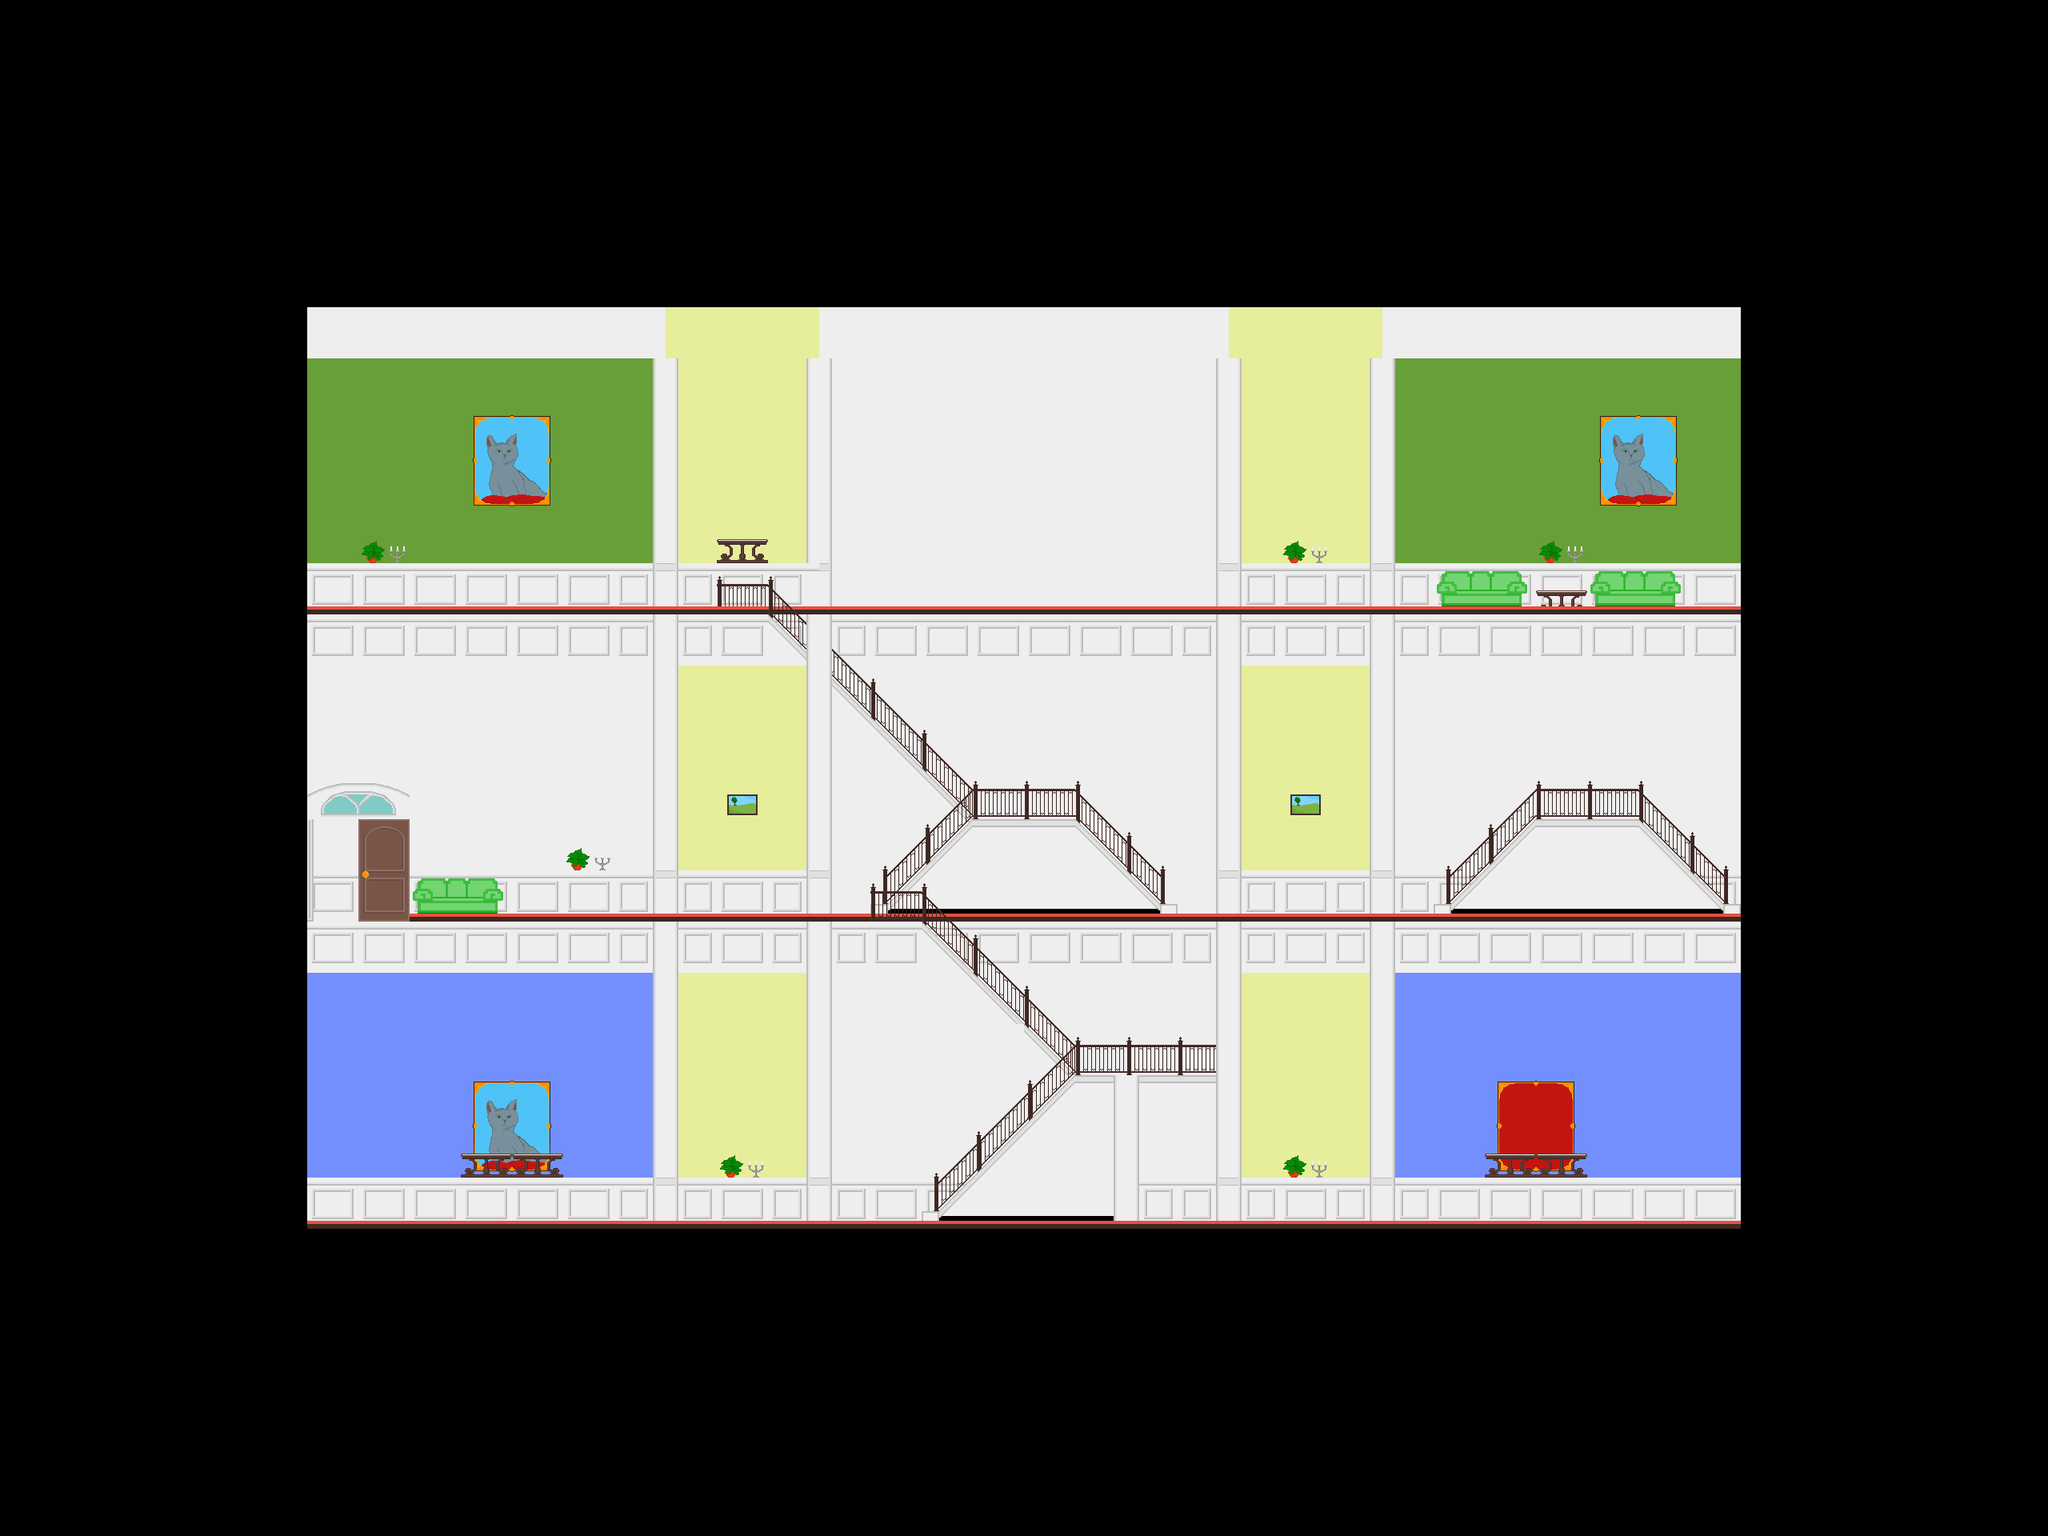

A level layout from a 2D game, rendered from its tile map. Below: a short description, then the map file with tile-grid data replaced by summaries:
An orthogonal 40x30 tile map with 64x64 px tiles, 5 tile layers (bg, Layer 2, Layer 3, Layer 4, ...), 2 tilesets and 21 objects (8x upOnly, 2x lever, left, enemy).

<map version="1.0" orientation="orthogonal" renderorder="right-down" width="40" height="30" tilewidth="64" tileheight="64" nextobjectid="81">
 <tileset firstgid="1" name="testtiles" tilewidth="64" tileheight="64" tilecount="100">
  <image source="../graphics/testtiles.png" width="640" height="640" />
 </tileset>
 <tileset firstgid="101" name="testtiles2" tilewidth="64" tileheight="64" tilecount="100">
  <image source="../graphics/testtiles2.png" width="640" height="640" />
 </tileset>
 <layer name="bg" width="40" height="30">
  <data>[1200 cells, 504 non-empty, 8 distinct tile ids]</data>
 </layer>
 <layer name="Layer 2" width="40" height="30">
  <data>[1200 cells, 1195 non-empty, 33 distinct tile ids]</data>
 </layer>
 <layer name="Layer 3" width="40" height="30">
  <data>[1200 cells, 495 non-empty, 22 distinct tile ids]</data>
 </layer>
 <layer name="Layer 4" width="40" height="30">
  <data>[1200 cells, 55 non-empty, 15 distinct tile ids]</data>
 </layer>
 <layer name="foreground" width="40" height="30">
  <data>[1200 cells, 1105 non-empty, 2 distinct tile ids]</data>
 </layer>
 <objectgroup name="col">
  <object id="50" x="384" y="768">
   <polyline points="0,0 474.597,0 580.062,1.28" />
  </object>
  <object id="51" x="2176" y="768">
   <polyline points="0,0 -928,0" />
  </object>
  <object id="52" x="2176" y="1152">
   <polyline points="0,0 -832,0" />
  </object>
  <object id="55" x="1344" y="1024">
   <polyline points="0,0 -128,0" />
  </object>
  <object id="56" x="384" y="1152">
   <polyline points="0,0 710.769,0 770,0.666667" />
  </object>
  <object id="59" x="2048" y="1024">
   <polyline points="0,0 -128,0" />
  </object>
  <object id="61" x="576" y="1472">
   <polyline points="0,0 128,0" />
  </object>
  <object id="62" x="384" y="1536">
   <polyline points="0,0 1792,0 1792,-1152 0,-1152 0,0" />
  </object>
  <object id="69" x="1345.33" y="1342">
   <polyline points="0,0 174.667,0" />
  </object>
 </objectgroup>
 <objectgroup name="doors">
  <object id="79" name="left" gid="42" x="384" y="1088" width="64" height="64" />
 </objectgroup>
 <objectgroup name="objects">
  <object id="39" type="lever" gid="106" x="461" y="256" width="64" height="64">
   <properties>
    <property name="direction" value="left" />
   </properties>
  </object>
  <object id="63" type="upOnly" x="1139.67" y="1537.67">
   <polyline points="0,0 205.667,-197" />
  </object>
  <object id="64" type="upOnly" x="1086" y="1155.67">
   <polyline points="0,0 128.667,-130.667" />
  </object>
  <object id="66" type="upOnly" x="1344" y="1344">
   <polyline points="0,0 -191,-191 0.333333,-192" />
  </object>
  <object id="70" type="upOnly" x="964.081" y="769.29">
   <polyline points="0,0 284.667,-1.33333" />
  </object>
  <object id="71" type="upOnly" x="1344" y="1025.33">
   <polyline points="0,0 132,130.667" />
  </object>
  <object id="72" type="upOnly" x="2048.67" y="1023.33">
   <polyline points="0,0 128,126" />
  </object>
  <object id="73" type="upOnly" x="1920.67" y="1024.67">
   <polyline points="0,0 -134.667,128" />
  </object>
  <object id="76" type="upOnly" x="963.333" y="768.667">
   <polyline points="0,0 251.867,254.622" />
  </object>
  <object id="78" type="lever" gid="36" x="1920" y="1024" width="64" height="64">
   <properties>
    <property name="direction" value="down" />
   </properties>
  </object>
  <object id="80" type="enemy" gid="24" x="638" y="733" width="64" height="64" />
 </objectgroup>
 <objectgroup name="enemies" />
 <objectgroup name="temp" />
</map>
